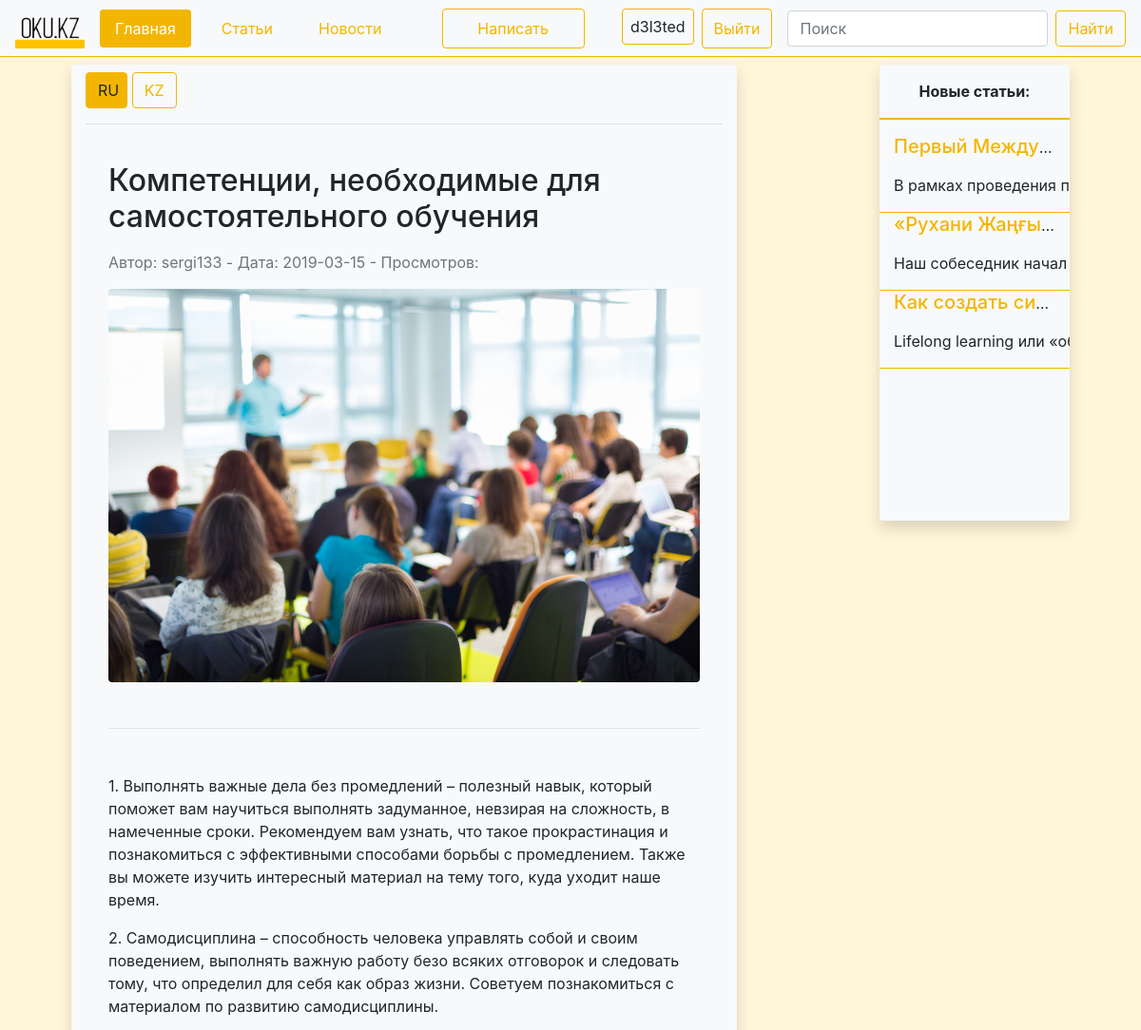
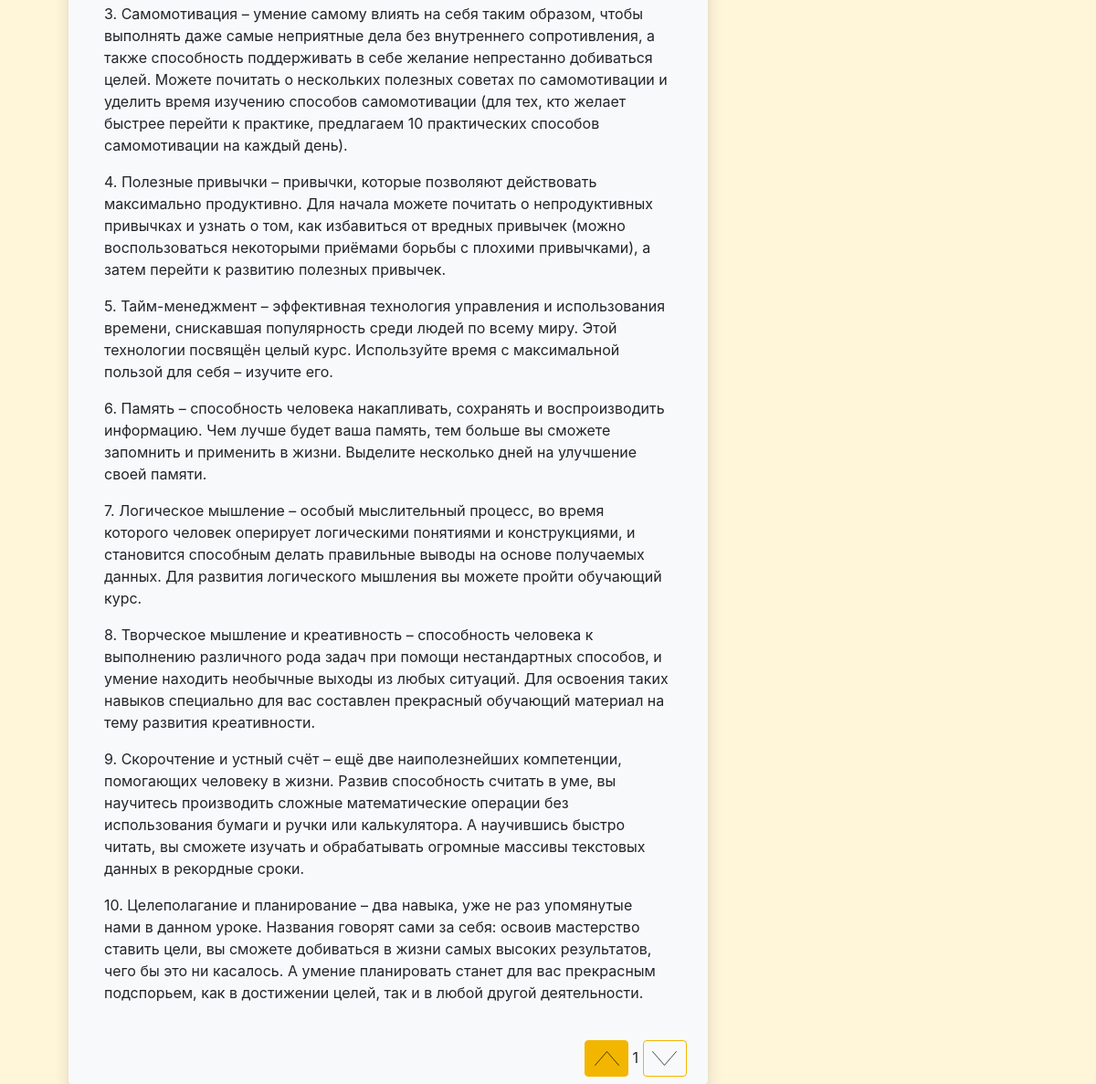
Page /article_blank.php?id=16 (signed in) on the committed database (2 pictures, top to bottom).
### tables this page shows
CREATE TABLE `article` (
  `ID` int(11) NOT NULL,
  `Type` text NOT NULL,
  `Zagolovok` text NOT NULL,
  `Tekst` text NOT NULL,
  `ISKZ` text NOT NULL,
  `KZZagolovok` text NOT NULL,
  `KZ` text NOT NULL,
  `Avtor` text NOT NULL,
  `Date` date NOT NULL,
  `Kartinka` text NOT NULL
);

### article_blank.php (the view, shortened to what this page needs)
<!doctype html>
<html lang="en">
<head>
    <link rel="stylesheet" href="styler/style.css"
    <meta charset="UTF-8">
</head>
<body class="body-bg">
<nav class="navbar navbar-expand-md bg-light navbar-light border-bottom border-pr mb-2">
<a href='index.php'><img class="logo mr-2" src="img/logoB1.png" width="73" height="43"></a>
    <div class="collapse navbar-collapse" id="testnavbar1">
        <ul class="nav nav-pills my-lg-0 my-2">
            <li class="nav-item px-2">
                <a class="nav-link active" href="index.php">Главная <span class="sr-only">(current)</span></a>
            </li>
            <li class="nav-item px-2">
                <a class="nav-link" href="articles.php">Статьи</a>
            </li>
            <li class="nav-item px-2">
                <a class="nav-link" href="news.php">Новости</a>
            </li>
        </ul>
        <?php
        if (isset($_SESSION['login'])){
            echo "<a href='create.php' id='create' class='nav-link btn btn-outline-primary mx-lg-auto mx-sm-0 my-lg-0 my-2'>Написать</a>";
            echo "<div id='logout-block' class='inline mr-3 my-lg-0 my-2'><form action='logout.php'><span class='border border-primary rounded p-2 mr-2'>{$_SESSION['login']}</span><button type='submit' id='logout' class='btn btn-outline-primary py-2'>Выйти</button></form></div>";
        }else{
            echo '<button id="logregbtn" type="button" class="inline ml-auto btn btn-outline-primary mr-2">Вход/Регистрация</button>';
        }?>
        <form class="form-inline" action='search.php' method='get'>
            <input id='srch-input' class="form-control mr-sm-2" type="search" placeholder="Поиск" aria-label="Search" name='search_query'>
            <button id='srch-button' class="btn btn-outline-primary my-2 my-sm-0" type="submit">Найти</button>
        </form>
    </div>
</nav>
<div class="row mx-0">
    <div class="col-12 col-lg-7 bg-light mx-auto rounded py-2 shadow">
        <?php
        $id=$_GET['id'];
        include "db.php";
        $res=mysqli_query($db,"SELECT * FROM `article` WHERE `ID` LIKE $id");
        $myrow=mysqli_fetch_assoc($res);
        $zag=$myrow['Zagolovok'];
        $Text1=$myrow['Tekst'];
        $iskz=$myrow['ISKZ'];
        $zagkz=$myrow['KZZagolovok'];
        $Author=$myrow['Avtor'];
        $Date=$myrow['Date'];
        $jpg=$myrow['Kartinka'];
        if ($iskz)
        {
            echo "<button id='RU' class='pr-2 btn btn-primary slb'>RU</button> <button id='KZ' class='btn btn-outline-primary slb'>KZ</button>"
        ;}
        else{echo "<button id='RU' class='pr-2 btn btn-primary slb'>RU</button> <button id='KZ' class='btn btn-outline-primary slb' disabled>KZ</button>";};
        echo"<hr>
        <div id='article-text' class='p-4'>
        <h2 id='ruz' class='mb-3'>$zag</h2>
        <h2 id='kzz' class='mb-3 d-none'>$zagkz</h2>
        <p class='text-muted mb-3'>Автор: $Author - Дата: $Date - Просмотров: </p>
        <img class='home-img rounded mx-auto d-block img-fluid' src='$jpg' alt='Здесь должна была быть картинка'>
        <hr class='my-5'><div id='text1'>$Text1</div>";
            $i=0;
            $pg=$_GET['id'];
            $res2=mysqli_query($db,"SELECT * FROM `rating` WHERE `post` = $pg");
            while($row2 = mysqli_fetch_array($res2)) {
                if ($row2['action']==='upvote'){$i++;}
            }
        if (!isset($_SESSION['logID'])){
            echo "</div>
        <div class='likecont ml-auto'>
            <button id='upvote' class=\"btn btn-outline-primary\" disabled></button>
            <div data-id=\"$pg\" id=\"likediv\" class=\"d-inline-block\">$i</div>
            <button id='downvote' class=\"btn btn-outline-primary\" disabled></button>
        </div>";
        }else{
            $logid=$_SESSION['logID'];
            $res=mysqli_query($db,"SELECT * FROM `rating` WHERE `post` LIKE $pg AND `user` LIKE $logid");
            $qr=mysqli_fetch_array($res);
            $b1='btn-outline-primary';
            $b2='btn-outline-primary';
            if ($qr['action']=='upvote') $b1='btn-primary';
            echo "</div>
            <div class='likecont ml-auto'>
                <button id='upvote' class=\"btn $b1\"></button>
                <div data-id=\"$pg\" id=\"likediv\" class=\"d-inline-block\">$i</div>
                <button id='downvote' class=\"btn $b2\"></button>
            </div>";
        }
        ?>
    </div>
    <div class="d-none d-lg-block col-2 mx-auto rounded px-0">
        <div class="bg-secondary w-100 sidebar-block rounded pt-3 shadow">
            <p class="text-center font-weight-bold">Новые статьи:</p>
            <hr class="border-primary border w-100z"><?php
            $db=mysqli_connect("localhost","root","","reg");
            mysqli_query($db,"set names 'utf8'");
            $res1=mysqli_query($db,"SELECT * FROM `article` ORDER BY `Date` DESC LIMIT 5");
            while($row = mysqli_fetch_array($res1)) {
                $id=$row['ID'];
                $zag=$row['Zagolovok'];
                $Text1=iconv_substr($row['Tekst'],0,40).'...';
                echo "<div class=\"row bg-light border-primary border-bottom mx-0\">
                <div class=\"col-12 align-self-center text-truncate\"><a class=\"h5 text-decoration-none\" href=\"article_blank.php?id=$id\">$zag</a></div>
                <div class=\"col-12 text-truncate\"><p class=\"text-muted\">$Text1</p></div>
        </div>";
            }
            ?>
        </div>
    </div>
</div>
</body>
</html>

### rows in the picture
article: Zagolovok "Компетенции, необходимые для самостоятельного обучения", Avtor "sergi133", Date "2019-03-15", Kartinka (picture), Tekst "1. Выполнять важные дела без промедлений – полезный навык, который поможет вам научиться выполнять задуманное, невзирая на сложность, в намеченные сроки. Рекомендуем вам узнать, что такое прокрастинация и познакомиться с эффективными способами борьбы с промедлением. Также вы можете изучить интересный материал на тему того, куда уходит наше время. 2. Самодисциплина – способность человека управлять собой и своим поведением, выполнять важную работу безо всяких отговорок и следовать тому, что определил для себя как образ жизни. Советуем познакомиться с материалом по развитию самодисциплины. 3. Самомотивация – умение самому влиять на себя таким образом, чтобы выполнять даже самые неприятные дела…"
article: Zagolovok "Первый Между…", Tekst "В рамках проведен…"
article: Zagolovok "«Рухани Жаңғы…", Tekst "Наш собеседник на…"
article: Zagolovok "Как создать си…", Tekst "Lifelong learning ил…"

### other values in the picture
$_SESSION['login'] "d3l3ted"
$i "1"
